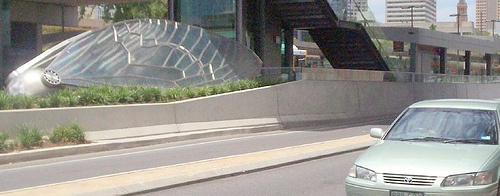
//> input picture imgs/000262.jpg, 500 x 196 px
$ ./graphsegmentation_demo ../../../imgs/000262.jpg out.png 2 3 100   (built with g++ and OpenCV 4)
//> lines starting //> are read from the running program, lines starting //| are printed output that depends on the picture
// [30 lines of licence text are left out]


#include "opencv2/ximgproc/segmentation.hpp"
#include "opencv2/highgui.hpp"
#include "opencv2/core.hpp"
#include "opencv2/imgproc.hpp"
#include <iostream>

using namespace cv;
using namespace cv::ximgproc::segmentation;

Scalar hsv_to_rgb(Scalar);

Scalar color_mapping(int);

static void help() {
    std::cout << std::endl <<
              "A program demonstrating the use and capabilities of a particular graph based image" << std::endl <<
              "segmentation algorithm described in P. Felzenszwalb, D. Huttenlocher," << std::endl <<
              "             \"Efficient Graph-Based Image Segmentation\"" << std::endl <<
              "International Journal of Computer Vision, Vol. 59, No. 2, September 2004" << std::endl << std::endl <<
              "Usage:" << std::endl <<
              "./graphsegmentation_demo input_image output_image [simga=0.5] [k=300] [min_size=100]" << std::endl;
}

Scalar hsv_to_rgb(Scalar c) {
    Mat in(1, 1, CV_32FC3);
    Mat out(1, 1, CV_32FC3);

    float *p = in.ptr<float>(0);

    p[0] = (float) c[0] * 360.0f;
    p[1] = (float) c[1];
    p[2] = (float) c[2];

    cvtColor(in, out, COLOR_HSV2RGB);

    Scalar t;

    Vec3f p2 = out.at<Vec3f>(0, 0);

    t[0] = (int) (p2[0] * 255);
    t[1] = (int) (p2[1] * 255);
    t[2] = (int) (p2[2] * 255);

    return t;

}

Scalar color_mapping(int segment_id) {

    double base = (double) (segment_id) * 0.618033988749895 + 0.24443434;

    return hsv_to_rgb(Scalar(fmod(base, 1.2), 0.95, 0.80));

}

int main(int argc, char **argv) {

    if (argc < 2 || argc > 6) {
        help();
        return -1;
    }

    Ptr<GraphSegmentation> gs = createGraphSegmentation();

    if (argc > 3)
        gs->setSigma(atof(argv[3]));

    if (argc > 4)
        gs->setK((float) atoi(argv[4]));

    if (argc > 5)
        gs->setMinSize(atoi(argv[5]));

    if (!gs) {
        std::cerr << "Failed to create GraphSegmentation Algorithm." << std::endl;
        return -2;
    }

    Mat input, output, output_image;

    input = imread(argv[1]);
//> input is the input picture: 196 rows x 500 cols, CV_8UC3; mean B, G, R 141.1, 146.3, 148

    if (!input.data) {
        std::cerr << "Failed to load input image" << std::endl;
        return -3;
    }

    gs->processImage(input, output);
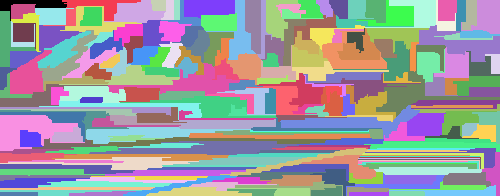
//> output: 196 rows x 500 cols, CV_32SC1; 228 distinct labels, from 0 to 227; one colour per label, 0 black

    double min, max;
    minMaxLoc(output, &min, &max);
//> min = 0; max = 227

    int nb_segs = (int) max + 1;
//> nb_segs = 228

    std::cout << nb_segs << " segments" << std::endl;
//| 228 segments

    output_image = Mat::zeros(output.rows, output.cols, CV_8UC3);

    uint *p;
    uchar *p2;

    for (int i = 0; i < output.rows; i++) {

        p = output.ptr<uint>(i);
        p2 = output_image.ptr<uchar>(i);

        for (int j = 0; j < output.cols; j++) {
            Scalar color = color_mapping(p[j]);
            p2[j * 3] = (uchar) color[0];
            p2[j * 3 + 1] = (uchar) color[1];
            p2[j * 3 + 2] = (uchar) color[2];
        }
    }
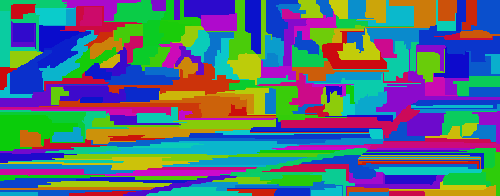
//> output_image: 196 rows x 500 cols, CV_8UC3; mean B, G, R 122.8, 111.2, 87

    imwrite(argv[2], output_image);

    std::cout << "Image written to " << argv[2] << std::endl;
//| Image written to out.png

    return 0;
}

$ run again, on imgs/beach.png
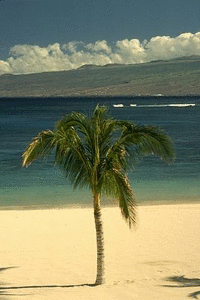
//> input picture imgs/beach.png, 200 x 300 px
//> input is the input picture: 300 rows x 200 cols, CV_8UC3; mean B, G, R 105, 133.3, 129.5
//> `gs->processImage(input, output);`:
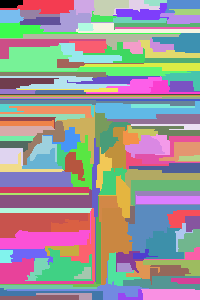
//> output: 300 rows x 200 cols, CV_32SC1; 141 distinct labels, from 0 to 140; one colour per label, 0 black
//> min = 0; max = 140
//> nb_segs = 141
//| 141 segments
//> after the loop `for (int i = 0; i < output.rows; i++)`:
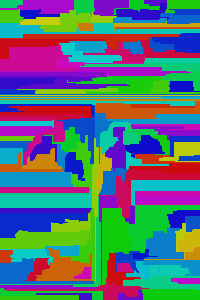
//> output_image: 300 rows x 200 cols, CV_8UC3; mean B, G, R 119.8, 110.7, 88.3
//| Image written to out.png
